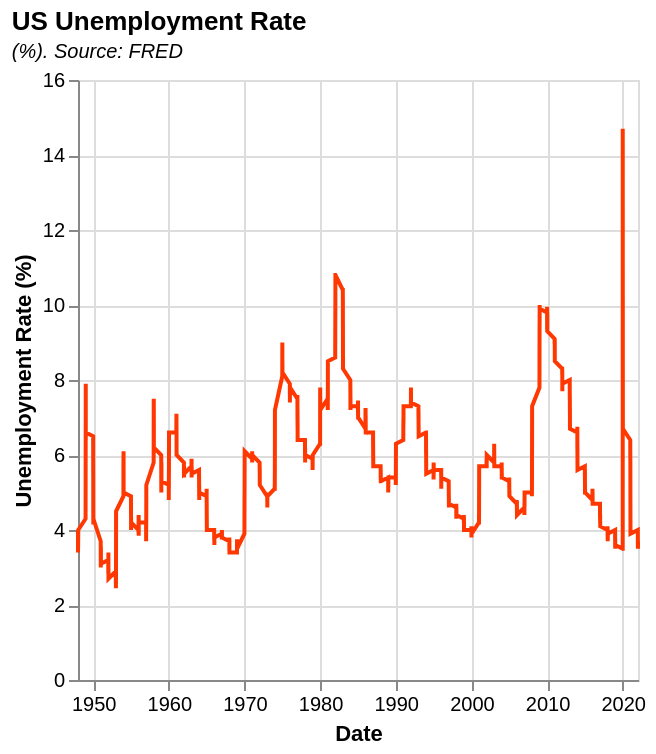

Here is the Vega-Lite specification saved for this chart:
### Vega-Lite specification from a JSON file in a GitHub repository (floating-point values rounded to 4 significant figures; data arrays with more than 128 entries replaced by an {"elided": "..."} marker saying what was removed)
{"$schema": "https://vega.github.io/schema/vega-lite/v5.json", "description": "A simple bar chart with embedded data.", "title": {"text": "US Unemployment Rate", "subtitle": "(%). Source: FRED", "subtitleFontStyle": "italic", "subtitleFontSize": 10, "anchor": "start", "color": "black"}, "data": {"values": {"elided": "898 records"}}, "height": 300, "width": 280, "mark": {"type": "line", "color": "#ff3700"}, "encoding": {"y": {"field": "Unemployment Rate (%)", "type": "quantitative", "axis": {"labelAngle": 0}}, "x": {"field": "Date", "type": "temporal"}}}
